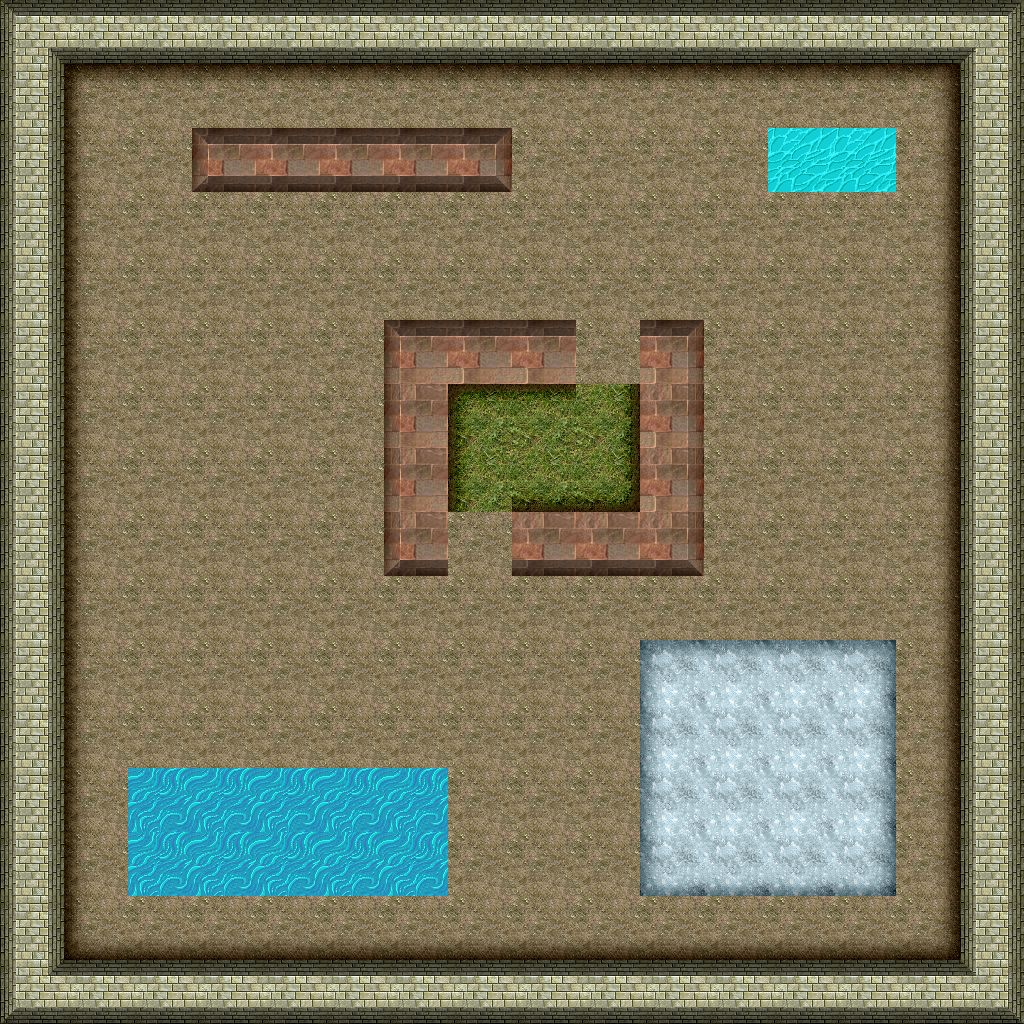

Rendered tile map (Tiled .tmx) drawn with the repository's tilesets; below, a short description and the full map source, tile grids included:
An orthogonal 16x16 tile map with 64x64 px tiles, 3 tile layers (Floor Layer, Walls Layer, Rooms Layer), 6 tilesets.

<map version="1.10" tiledversion="1.10.1" orientation="orthogonal" renderorder="right-down" width="16" height="16" tilewidth="64" tileheight="64" infinite="0" nextlayerid="4" nextobjectid="1">
 <editorsettings>
  <export target="../../TiledArenas/brown_arena.json" format="json" />
 </editorsettings>
 <tileset firstgid="1" name="Walls" tilewidth="64" tileheight="64" tilecount="48" columns="8">
  <image source="../../images/Arena/TopDownDungeonPack/Walls/Wall - Brick 2 64x64.png" width="512" height="384" />
  <tile id="0">
   <properties>
    <property name="tiletype" type="int" propertytype="TileType" value="1" />
   </properties>
  </tile>
  <tile id="1">
   <properties>
    <property name="tiletype" type="int" propertytype="TileType" value="1" />
   </properties>
  </tile>
  <tile id="2">
   <properties>
    <property name="tiletype" type="int" propertytype="TileType" value="1" />
   </properties>
  </tile>
  <tile id="3">
   <properties>
    <property name="tiletype" type="int" propertytype="TileType" value="1" />
   </properties>
  </tile>
  <tile id="4">
   <properties>
    <property name="tiletype" type="int" propertytype="TileType" value="1" />
   </properties>
  </tile>
  <tile id="5">
   <properties>
    <property name="tiletype" type="int" propertytype="TileType" value="1" />
   </properties>
  </tile>
  <tile id="6">
   <properties>
    <property name="tiletype" type="int" propertytype="TileType" value="1" />
   </properties>
  </tile>
  <tile id="7">
   <properties>
    <property name="tiletype" type="int" propertytype="TileType" value="1" />
   </properties>
  </tile>
  <tile id="8">
   <properties>
    <property name="tiletype" type="int" propertytype="TileType" value="1" />
   </properties>
  </tile>
  <tile id="9">
   <properties>
    <property name="tiletype" type="int" propertytype="TileType" value="1" />
   </properties>
  </tile>
  <tile id="10">
   <properties>
    <property name="tiletype" type="int" propertytype="TileType" value="1" />
   </properties>
  </tile>
  <tile id="11">
   <properties>
    <property name="tiletype" type="int" propertytype="TileType" value="1" />
   </properties>
  </tile>
  <tile id="12">
   <properties>
    <property name="tiletype" type="int" propertytype="TileType" value="1" />
   </properties>
  </tile>
  <tile id="13">
   <properties>
    <property name="tiletype" type="int" propertytype="TileType" value="1" />
   </properties>
  </tile>
  <tile id="14">
   <properties>
    <property name="tiletype" type="int" propertytype="TileType" value="1" />
   </properties>
  </tile>
  <tile id="15">
   <properties>
    <property name="tiletype" type="int" propertytype="TileType" value="1" />
   </properties>
  </tile>
  <tile id="16">
   <properties>
    <property name="tiletype" type="int" propertytype="TileType" value="1" />
   </properties>
  </tile>
  <tile id="17">
   <properties>
    <property name="tiletype" type="int" propertytype="TileType" value="1" />
   </properties>
  </tile>
  <tile id="18">
   <properties>
    <property name="tiletype" type="int" propertytype="TileType" value="1" />
   </properties>
  </tile>
  <tile id="19">
   <properties>
    <property name="tiletype" type="int" propertytype="TileType" value="1" />
   </properties>
  </tile>
  <tile id="20">
   <properties>
    <property name="tiletype" type="int" propertytype="TileType" value="1" />
   </properties>
  </tile>
  <tile id="21">
   <properties>
    <property name="tiletype" type="int" propertytype="TileType" value="1" />
   </properties>
  </tile>
  <tile id="22">
   <properties>
    <property name="tiletype" type="int" propertytype="TileType" value="1" />
   </properties>
  </tile>
  <tile id="23">
   <properties>
    <property name="tiletype" type="int" propertytype="TileType" value="1" />
   </properties>
  </tile>
  <tile id="24">
   <properties>
    <property name="tiletype" type="int" propertytype="TileType" value="1" />
   </properties>
  </tile>
  <tile id="25">
   <properties>
    <property name="tiletype" type="int" propertytype="TileType" value="1" />
   </properties>
  </tile>
  <tile id="26">
   <properties>
    <property name="tiletype" type="int" propertytype="TileType" value="1" />
   </properties>
  </tile>
  <tile id="27">
   <properties>
    <property name="tiletype" type="int" propertytype="TileType" value="1" />
   </properties>
  </tile>
  <tile id="28">
   <properties>
    <property name="tiletype" type="int" propertytype="TileType" value="1" />
   </properties>
  </tile>
  <tile id="29">
   <properties>
    <property name="tiletype" type="int" propertytype="TileType" value="1" />
   </properties>
  </tile>
  <tile id="30">
   <properties>
    <property name="tiletype" type="int" propertytype="TileType" value="1" />
   </properties>
  </tile>
  <tile id="31">
   <properties>
    <property name="tiletype" type="int" propertytype="TileType" value="1" />
   </properties>
  </tile>
  <tile id="32">
   <properties>
    <property name="tiletype" type="int" propertytype="TileType" value="1" />
   </properties>
  </tile>
  <tile id="33">
   <properties>
    <property name="tiletype" type="int" propertytype="TileType" value="1" />
   </properties>
  </tile>
  <tile id="34">
   <properties>
    <property name="tiletype" type="int" propertytype="TileType" value="1" />
   </properties>
  </tile>
  <tile id="35">
   <properties>
    <property name="tiletype" type="int" propertytype="TileType" value="1" />
   </properties>
  </tile>
  <tile id="36">
   <properties>
    <property name="tiletype" type="int" propertytype="TileType" value="1" />
   </properties>
  </tile>
  <tile id="37">
   <properties>
    <property name="tiletype" type="int" propertytype="TileType" value="1" />
   </properties>
  </tile>
  <tile id="38">
   <properties>
    <property name="tiletype" type="int" propertytype="TileType" value="1" />
   </properties>
  </tile>
  <tile id="39">
   <properties>
    <property name="tiletype" type="int" propertytype="TileType" value="1" />
   </properties>
  </tile>
  <tile id="40">
   <properties>
    <property name="tiletype" type="int" propertytype="TileType" value="1" />
   </properties>
  </tile>
  <tile id="41">
   <properties>
    <property name="tiletype" type="int" propertytype="TileType" value="1" />
   </properties>
  </tile>
  <tile id="42">
   <properties>
    <property name="tiletype" type="int" propertytype="TileType" value="1" />
   </properties>
  </tile>
  <tile id="43">
   <properties>
    <property name="tiletype" type="int" propertytype="TileType" value="1" />
   </properties>
  </tile>
  <tile id="44">
   <properties>
    <property name="tiletype" type="int" propertytype="TileType" value="1" />
   </properties>
  </tile>
  <tile id="45">
   <properties>
    <property name="tiletype" type="int" propertytype="TileType" value="1" />
   </properties>
  </tile>
  <tile id="46">
   <properties>
    <property name="tiletype" type="int" propertytype="TileType" value="1" />
   </properties>
  </tile>
 </tileset>
 <tileset firstgid="49" name="Floor" tilewidth="64" tileheight="64" tilecount="48" columns="8">
  <image source="../../images/Arena/TopDownDungeonPack/Floors/Floor - Dirt 2 64x64.png" width="512" height="384" />
 </tileset>
 <tileset firstgid="97" name="Glass" tilewidth="64" tileheight="64" tilecount="48" columns="8">
  <image source="../../images/Arena/TopDownDungeonPack/Floors/Floor - Glass 1 64x64.png" width="512" height="384" />
 </tileset>
 <tileset firstgid="145" name="Brick" tilewidth="64" tileheight="64" tilecount="48" columns="8">
  <image source="../../images/Arena/TopDownDungeonPack/Walls/Wall - Brick 1 64x64.png" width="512" height="384" />
  <tile id="0">
   <properties>
    <property name="tiletype" type="int" propertytype="TileType" value="1" />
   </properties>
  </tile>
  <tile id="1">
   <properties>
    <property name="tiletype" type="int" propertytype="TileType" value="1" />
   </properties>
  </tile>
  <tile id="2">
   <properties>
    <property name="tiletype" type="int" propertytype="TileType" value="1" />
   </properties>
  </tile>
  <tile id="3">
   <properties>
    <property name="tiletype" type="int" propertytype="TileType" value="1" />
   </properties>
  </tile>
  <tile id="4">
   <properties>
    <property name="tiletype" type="int" propertytype="TileType" value="1" />
   </properties>
  </tile>
  <tile id="5">
   <properties>
    <property name="tiletype" type="int" propertytype="TileType" value="1" />
   </properties>
  </tile>
  <tile id="6">
   <properties>
    <property name="tiletype" type="int" propertytype="TileType" value="1" />
   </properties>
  </tile>
  <tile id="7">
   <properties>
    <property name="tiletype" type="int" propertytype="TileType" value="1" />
   </properties>
  </tile>
  <tile id="8">
   <properties>
    <property name="tiletype" type="int" propertytype="TileType" value="1" />
   </properties>
  </tile>
  <tile id="9">
   <properties>
    <property name="tiletype" type="int" propertytype="TileType" value="1" />
   </properties>
  </tile>
  <tile id="10">
   <properties>
    <property name="tiletype" type="int" propertytype="TileType" value="1" />
   </properties>
  </tile>
  <tile id="11">
   <properties>
    <property name="tiletype" type="int" propertytype="TileType" value="1" />
   </properties>
  </tile>
  <tile id="12">
   <properties>
    <property name="tiletype" type="int" propertytype="TileType" value="1" />
   </properties>
  </tile>
  <tile id="13">
   <properties>
    <property name="tiletype" type="int" propertytype="TileType" value="1" />
   </properties>
  </tile>
  <tile id="14">
   <properties>
    <property name="tiletype" type="int" propertytype="TileType" value="1" />
   </properties>
  </tile>
  <tile id="15">
   <properties>
    <property name="tiletype" type="int" propertytype="TileType" value="1" />
   </properties>
  </tile>
  <tile id="16">
   <properties>
    <property name="tiletype" type="int" propertytype="TileType" value="1" />
   </properties>
  </tile>
  <tile id="17">
   <properties>
    <property name="tiletype" type="int" propertytype="TileType" value="1" />
   </properties>
  </tile>
  <tile id="18">
   <properties>
    <property name="tiletype" type="int" propertytype="TileType" value="1" />
   </properties>
  </tile>
  <tile id="19">
   <properties>
    <property name="tiletype" type="int" propertytype="TileType" value="1" />
   </properties>
  </tile>
  <tile id="20">
   <properties>
    <property name="tiletype" type="int" propertytype="TileType" value="1" />
   </properties>
  </tile>
  <tile id="21">
   <properties>
    <property name="tiletype" type="int" propertytype="TileType" value="1" />
   </properties>
  </tile>
  <tile id="22">
   <properties>
    <property name="tiletype" type="int" propertytype="TileType" value="1" />
   </properties>
  </tile>
  <tile id="23">
   <properties>
    <property name="tiletype" type="int" propertytype="TileType" value="1" />
   </properties>
  </tile>
  <tile id="24">
   <properties>
    <property name="tiletype" type="int" propertytype="TileType" value="1" />
   </properties>
  </tile>
  <tile id="25">
   <properties>
    <property name="tiletype" type="int" propertytype="TileType" value="1" />
   </properties>
  </tile>
  <tile id="26">
   <properties>
    <property name="tiletype" type="int" propertytype="TileType" value="1" />
   </properties>
  </tile>
  <tile id="27">
   <properties>
    <property name="tiletype" type="int" propertytype="TileType" value="1" />
   </properties>
  </tile>
  <tile id="28">
   <properties>
    <property name="tiletype" type="int" propertytype="TileType" value="1" />
   </properties>
  </tile>
  <tile id="29">
   <properties>
    <property name="tiletype" type="int" propertytype="TileType" value="1" />
   </properties>
  </tile>
  <tile id="30">
   <properties>
    <property name="tiletype" type="int" propertytype="TileType" value="1" />
   </properties>
  </tile>
  <tile id="31">
   <properties>
    <property name="tiletype" type="int" propertytype="TileType" value="1" />
   </properties>
  </tile>
  <tile id="32">
   <properties>
    <property name="tiletype" type="int" propertytype="TileType" value="1" />
   </properties>
  </tile>
  <tile id="33">
   <properties>
    <property name="tiletype" type="int" propertytype="TileType" value="1" />
   </properties>
  </tile>
  <tile id="34">
   <properties>
    <property name="tiletype" type="int" propertytype="TileType" value="1" />
   </properties>
  </tile>
  <tile id="35">
   <properties>
    <property name="tiletype" type="int" propertytype="TileType" value="1" />
   </properties>
  </tile>
  <tile id="36">
   <properties>
    <property name="tiletype" type="int" propertytype="TileType" value="1" />
   </properties>
  </tile>
  <tile id="37">
   <properties>
    <property name="tiletype" type="int" propertytype="TileType" value="1" />
   </properties>
  </tile>
  <tile id="38">
   <properties>
    <property name="tiletype" type="int" propertytype="TileType" value="1" />
   </properties>
  </tile>
  <tile id="39">
   <properties>
    <property name="tiletype" type="int" propertytype="TileType" value="1" />
   </properties>
  </tile>
  <tile id="40">
   <properties>
    <property name="tiletype" type="int" propertytype="TileType" value="1" />
   </properties>
  </tile>
  <tile id="41">
   <properties>
    <property name="tiletype" type="int" propertytype="TileType" value="1" />
   </properties>
  </tile>
  <tile id="42">
   <properties>
    <property name="tiletype" type="int" propertytype="TileType" value="1" />
   </properties>
  </tile>
  <tile id="43">
   <properties>
    <property name="tiletype" type="int" propertytype="TileType" value="1" />
   </properties>
  </tile>
  <tile id="44">
   <properties>
    <property name="tiletype" type="int" propertytype="TileType" value="1" />
   </properties>
  </tile>
  <tile id="45">
   <properties>
    <property name="tiletype" type="int" propertytype="TileType" value="1" />
   </properties>
  </tile>
  <tile id="46">
   <properties>
    <property name="tiletype" type="int" propertytype="TileType" value="1" />
   </properties>
  </tile>
  <tile id="47">
   <properties>
    <property name="collides" type="bool" value="true" />
   </properties>
  </tile>
 </tileset>
 <tileset firstgid="193" name="Grass" tilewidth="64" tileheight="64" tilecount="48" columns="8">
  <image source="../../images/Arena/TopDownDungeonPack/Floors/Floor - Grass 1 64x64.png" width="512" height="384" />
 </tileset>
 <tileset firstgid="241" name="Water" tilewidth="64" tileheight="64" tilecount="16" columns="4">
  <image source="../../images/Arena/fang/fang_water_spritesheet.png" width="256" height="256" />
  <tile id="0">
   <properties>
    <property name="tiletype" type="int" propertytype="TileType" value="3" />
   </properties>
  </tile>
  <tile id="1">
   <properties>
    <property name="tiletype" type="int" propertytype="TileType" value="3" />
   </properties>
  </tile>
  <tile id="2">
   <properties>
    <property name="tiletype" type="int" propertytype="TileType" value="3" />
   </properties>
  </tile>
  <tile id="4">
   <properties>
    <property name="tiletype" type="int" propertytype="TileType" value="3" />
   </properties>
  </tile>
  <tile id="5">
   <properties>
    <property name="tiletype" type="int" propertytype="TileType" value="3" />
   </properties>
  </tile>
  <tile id="6">
   <properties>
    <property name="tiletype" type="int" propertytype="TileType" value="3" />
   </properties>
  </tile>
  <tile id="8">
   <properties>
    <property name="tiletype" type="int" propertytype="TileType" value="3" />
   </properties>
  </tile>
  <tile id="9">
   <properties>
    <property name="tiletype" type="int" propertytype="TileType" value="3" />
   </properties>
  </tile>
  <tile id="10">
   <properties>
    <property name="tiletype" type="int" propertytype="TileType" value="3" />
   </properties>
  </tile>
  <tile id="12">
   <properties>
    <property name="tiletype" type="int" propertytype="TileType" value="3" />
   </properties>
  </tile>
  <tile id="13">
   <properties>
    <property name="tiletype" type="int" propertytype="TileType" value="3" />
   </properties>
  </tile>
  <tile id="14">
   <properties>
    <property name="tiletype" type="int" propertytype="TileType" value="3" />
   </properties>
  </tile>
 </tileset>
 <layer id="2" name="Floor Layer" width="16" height="16">
  <data encoding="csv">
0,0,0,0,0,0,0,0,0,0,0,0,0,0,0,0,
0,64,77,77,77,77,77,77,77,77,77,77,77,77,80,0,
0,69,96,159,155,155,155,150,96,96,96,96,245,245,70,0,
0,69,96,96,96,96,96,96,96,96,96,96,96,96,70,0,
0,69,96,96,96,96,96,96,96,96,96,96,96,96,70,0,
0,69,96,96,96,96,96,96,96,96,96,96,96,96,70,0,
0,69,96,96,96,96,96,208,221,214,96,96,96,96,70,0,
0,69,96,96,96,96,96,213,222,232,96,96,96,96,70,0,
0,69,96,96,96,96,96,96,96,96,96,96,96,96,70,0,
0,69,96,96,96,96,96,96,96,96,96,96,96,96,70,0,
0,69,96,96,96,96,96,96,96,96,112,125,125,128,70,0,
0,69,96,96,96,96,96,96,96,96,117,144,144,118,70,0,
0,69,241,241,241,241,241,96,96,96,117,144,144,118,70,0,
0,69,241,241,241,241,241,96,96,96,120,126,126,136,70,0,
0,72,78,78,78,78,78,78,78,78,78,78,78,78,88,0,
0,0,0,0,0,0,0,0,0,0,0,0,0,0,0,0
</data>
 </layer>
 <layer id="1" name="Walls Layer" width="16" height="16">
  <data encoding="csv">
1,11,11,11,11,11,11,11,11,11,11,11,11,11,11,2,
3,0,0,0,0,0,0,0,0,0,0,0,0,0,0,3,
3,0,0,0,0,0,0,0,0,0,0,0,0,0,0,3,
3,0,0,0,0,0,0,0,0,0,0,0,0,0,0,3,
3,0,0,0,0,0,0,0,0,0,0,0,0,0,0,3,
3,0,0,0,0,0,0,0,0,0,0,0,0,0,0,3,
3,0,0,0,0,0,0,0,0,0,0,0,0,0,0,3,
3,0,0,0,0,0,0,0,0,0,0,0,0,0,0,3,
3,0,0,0,0,0,0,0,0,0,0,0,0,0,0,3,
3,0,0,0,0,0,0,0,0,0,0,0,0,0,0,3,
3,0,0,0,0,0,0,0,0,0,0,0,0,0,0,3,
3,0,0,0,0,0,0,0,0,0,0,0,0,0,0,3,
3,0,0,0,0,0,0,0,0,0,0,0,0,0,0,3,
3,0,0,0,0,0,0,0,0,0,0,0,0,0,0,3,
3,0,0,0,0,0,0,0,0,0,0,0,0,0,0,3,
9,11,11,11,11,11,11,11,11,11,11,11,11,11,11,10
</data>
 </layer>
 <layer id="3" name="Rooms Layer" width="16" height="16">
  <data encoding="csv">
0,0,0,0,0,0,0,0,0,0,0,0,0,0,0,0,
0,0,0,0,0,0,0,0,0,0,0,0,0,0,0,0,
0,0,0,0,0,0,0,0,0,0,0,0,0,0,0,0,
0,0,0,0,0,0,0,0,0,0,0,0,0,0,0,0,
0,0,0,0,0,0,0,0,0,0,0,0,0,0,0,0,
0,0,0,0,0,0,160,173,173,0,176,0,0,0,0,0,
0,0,0,0,0,0,165,0,0,0,166,0,0,0,0,0,
0,0,0,0,0,0,165,0,0,0,166,0,0,0,0,0,
0,0,0,0,0,0,168,0,174,174,184,0,0,0,0,0,
0,0,0,0,0,0,0,0,0,0,0,0,0,0,0,0,
0,0,0,0,0,0,0,0,0,0,0,0,0,0,0,0,
0,0,0,0,0,0,0,0,0,0,0,0,0,0,0,0,
0,0,0,0,0,0,0,0,0,0,0,0,0,0,0,0,
0,0,0,0,0,0,0,0,0,0,0,0,0,0,0,0,
0,0,0,0,0,0,0,0,0,0,0,0,0,0,0,0,
0,0,0,0,0,0,0,0,0,0,0,0,0,0,0,0
</data>
 </layer>
</map>
